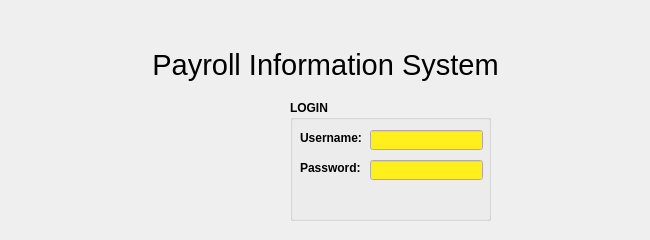
    <widget class="QWidget" name="tab_4">
     <attribute name="title">
      <string>Page</string>
     </attribute>
     <widget class="QLabel" name="label_6">
      <property name="geometry">
       <rect>
        <x>10</x>
        <y>40</y>
        <width>631</width>
        <height>51</height>
       </rect>
      </property>
      <property name="text">
       <string>&lt;html&gt;&lt;head/&gt;&lt;body&gt;&lt;p align=&quot;center&quot;&gt;&lt;span style=&quot; font-size:22pt;&quot;&gt;Payroll Information System&lt;/span&gt;&lt;/p&gt;&lt;/body&gt;&lt;/html&gt;</string>
      </property>
     </widget>
     <widget class="QPushButton" name="pushButton_22">
      <property name="geometry">
       <rect>
        <x>140</x>
        <y>90</y>
        <width>141</width>
        <height>141</height>
       </rect>
      </property>
      <property name="text">
       <string/>
      </property>
      <property name="icon">
       <iconset resource="icons.qrc">
        <normaloff>:/icons/SORSOGON.png</normaloff>:/icons/SORSOGON.png</iconset>
      </property>
      <property name="iconSize">
       <size>
        <width>150</width>
        <height>150</height>
       </size>
      </property>
      <property name="flat">
       <bool>true</bool>
      </property>
     </widget>
     <widget class="QGroupBox" name="groupBox">
      <property name="geometry">
       <rect>
        <x>290</x>
        <y>100</y>
        <width>201</width>
        <height>121</height>
       </rect>
      </property>
      <property name="palette">
       <palette>
        <active>
         <colorrole role="Base">
          <brush brushstyle="SolidPattern">
           <color alpha="255">
            <red>255</red>
            <green>240</green>
            <blue>29</blue>
           </color>
          </brush>
         </colorrole>
        </active>
        <inactive>
         <colorrole role="Base">
          <brush brushstyle="SolidPattern">
           <color alpha="255">
            <red>255</red>
            <green>240</green>
            <blue>29</blue>
           </color>
          </brush>
         </colorrole>
        </inactive>
        <disabled>
         <colorrole role="Base">
          <brush brushstyle="SolidPattern">
           <color alpha="255">
            <red>255</red>
            <green>255</green>
            <blue>255</blue>
           </color>
          </brush>
         </colorrole>
        </disabled>
       </palette>
      </property>
      <property name="font">
       <font>
        <pointsize>9</pointsize>
        <weight>75</weight>
        <bold>true</bold>
       </font>
      </property>
      <property name="title">
       <string>LOGIN</string>
      </property>
      <widget class="QLineEdit" name="lineEdit_3">
       <property name="geometry">
        <rect>
         <x>80</x>
         <y>60</y>
         <width>113</width>
         <height>20</height>
        </rect>
       </property>
      </widget>
      <widget class="QLabel" name="label_8">
       <property name="geometry">
        <rect>
         <x>10</x>
         <y>60</y>
         <width>71</width>
         <height>16</height>
        </rect>
       </property>
       <property name="font">
        <font>
         <pointsize>9</pointsize>
         <weight>75</weight>
         <bold>true</bold>
        </font>
       </property>
       <property name="text">
        <string>Password:</string>
       </property>
      </widget>
      <widget class="QLabel" name="label_7">
       <property name="geometry">
        <rect>
         <x>10</x>
         <y>30</y>
         <width>71</width>
         <height>16</height>
        </rect>
       </property>
       <property name="font">
        <font>
         <pointsize>9</pointsize>
         <weight>75</weight>
         <bold>true</bold>
        </font>
       </property>
       <property name="text">
        <string>Username:</string>
       </property>
      </widget>
      <widget class="QLineEdit" name="lineEdit_2">
       <property name="geometry">
        <rect>
         <x>80</x>
         <y>30</y>
         <width>113</width>
         <height>20</height>
        </rect>
       </property>
      </widget>
     </widget>
    </widget>
